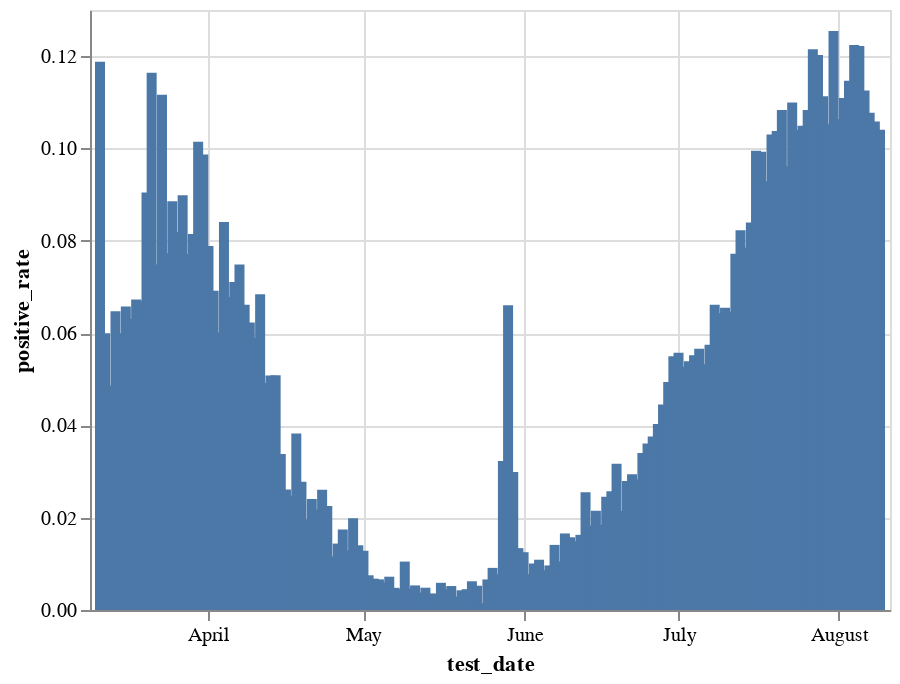

Notebook code for this chart:
### Code cell
pr = (bdi[(bdi.test_date>'2020') & (bdi.test_date<'2021')&(bdi.corona_result.isin(['positive', 'negative'])) & (bdi.is_first_Test=='Yes')]
 .groupby(['test_date', 'corona_result']).size().unstack()
 .assign(positive_rate=lambda x: x.positive/(x.positive+x.negative)))

alt.Chart(pr.reset_index()).mark_bar().encode(
    x='test_date',
    y='positive_rate',
    tooltip=['test_date', 'positive_rate']
).interactive()

### Figure 1 — Vega-Lite specification as saved in the notebook (floating-point values rounded to 4 significant figures; data arrays with more than 128 entries replaced by an {"elided": "..."} marker saying what was removed)
{"config": {"view": {"continuousWidth": 400, "continuousHeight": 300}}, "data": {"name": "data-bdc328a8644f8a12d9a9431298cb1c02"}, "mark": "bar", "encoding": {"tooltip": [{"type": "temporal", "field": "test_date"}, {"type": "quantitative", "field": "positive_rate"}], "x": {"type": "temporal", "field": "test_date"}, "y": {"type": "quantitative", "field": "positive_rate"}}, "selection": {"selector006": {"type": "interval", "bind": "scales", "encodings": ["x", "y"]}}, "$schema": "https://vega.github.io/schema/vega-lite/v4.8.1.json", "datasets": {"data-bdc328a8644f8a12d9a9431298cb1c02": {"elided": "152 records"}}}
